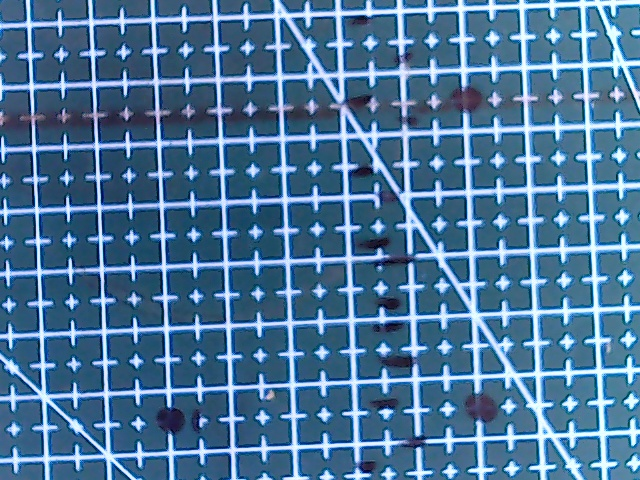
#> input picture cvxyz/xyzb.jpg, 640 x 480 px
$ python houghline.py
#> lines starting #> are read from the running program, lines starting #| are printed output that depends on the picture
import cv2
import numpy as np

img = cv2.imread('xyzb.jpg')
#> img is the input picture: shape (480, 640, 3); mean B, G, R 155.5, 119.2, 77.1
gray = cv2.cvtColor(img,cv2.COLOR_BGR2GRAY)
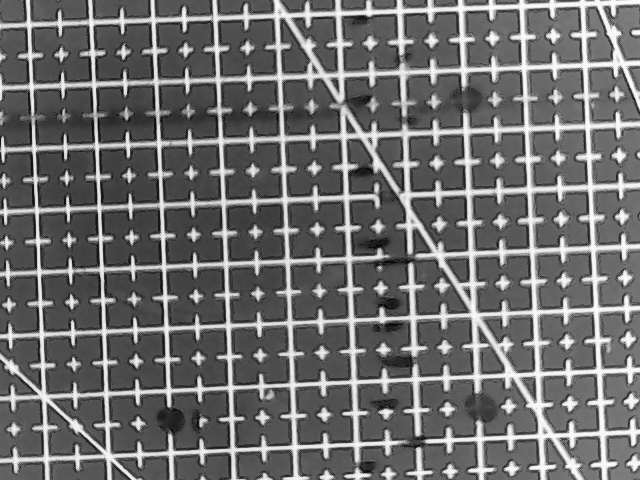
#> gray: shape (480, 640); min 2, max 254, mean 110.7
cv2.imshow("xknzblines",gray)
cv2.waitKey()
edges = cv2.Canny(gray,100,150,apertureSize = 7)
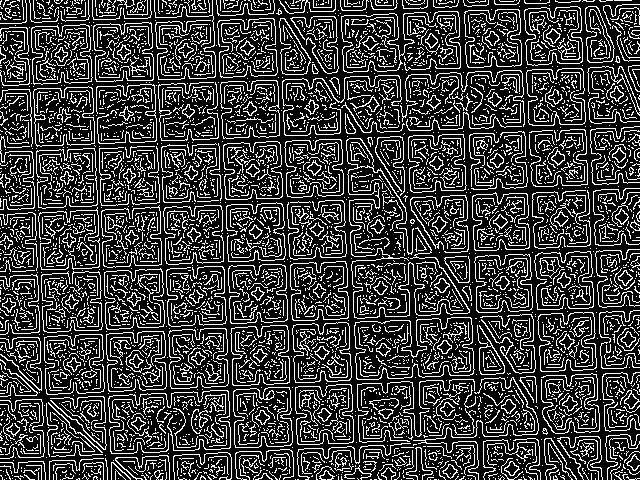
#> edges: shape (480, 640); 23.8% white in thin lines or dots
minLineLength = 50
maxLineGap = 1
lines = cv2.HoughLinesP(edges,1,np.pi/180,100,minLineLength,maxLineGap)
for line in lines:
    for x1,y1,x2,y2 in line:
        cv2.line(img,(x1,y1),(x2,y2),(0,0,255),2)
        print(x1,y1,x2,y2)
#> this loop made 7835 passes
#> line on passes 1 to 3: [[127, 27, 128, 27]], [[222, 23, 239, 23]], [[218, 14, 219, 14]]
#| 127 27 128 27
#| 222 23 239 23
#| 218 14 219 14
#| 614 0 631 0
#| 449 95 458 86
#| 259 18 273 18
#| 431 97 433 95
#| 146 372 147 371
#> (further printed lines are left out)
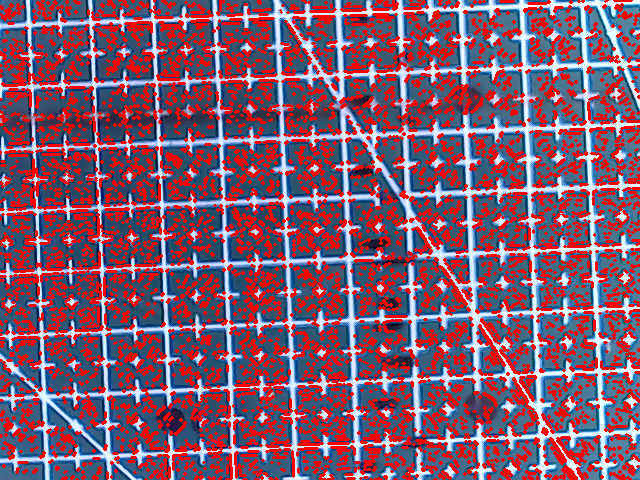
#> img: shape (480, 640, 3); mean B, G, R 109.5, 84.8, 132.1
cv2.imshow("xknzblines",img)
cv2.waitKey()
cv2.destroyAllWindows()
